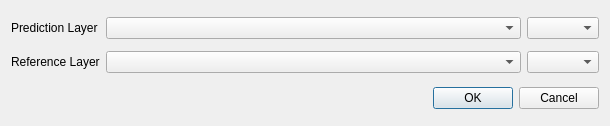
<?xml version="1.0" encoding="UTF-8"?>
<ui version="4.0">
 <class>VectorCompareDialogBase</class>
 <widget class="QDialog" name="VectorCompareDialogBase">
  <property name="geometry">
   <rect>
    <x>0</x>
    <y>0</y>
    <width>610</width>
    <height>126</height>
   </rect>
  </property>
  <property name="windowTitle">
   <string>Polygon Comparator</string>
  </property>
  <layout class="QGridLayout" name="gridLayout">
   <item row="1" column="2">
    <widget class="QComboBox" name="attributeReferenceCB"/>
   </item>
   <item row="3" column="1">
    <spacer name="horizontalSpacer">
     <property name="orientation">
      <enum>Qt::Horizontal</enum>
     </property>
     <property name="sizeHint" stdset="0">
      <size>
       <width>40</width>
       <height>2</height>
      </size>
     </property>
    </spacer>
   </item>
   <item row="0" column="0">
    <widget class="QLabel" name="label">
     <property name="toolTip">
      <string>targeted layer: considered as state 2</string>
     </property>
     <property name="text">
      <string>Prediction Layer</string>
     </property>
    </widget>
   </item>
   <item row="0" column="1">
    <widget class="QComboBox" name="targetLayerCB"/>
   </item>
   <item row="1" column="0">
    <widget class="QLabel" name="label_2">
     <property name="toolTip">
      <string>Reference layer: considered as state 1</string>
     </property>
     <property name="text">
      <string>Reference Layer</string>
     </property>
    </widget>
   </item>
   <item row="1" column="1">
    <widget class="QComboBox" name="referenceLayerCB"/>
   </item>
   <item row="0" column="2">
    <widget class="QComboBox" name="attributeTargetCB"/>
   </item>
   <item row="6" column="0" colspan="3">
    <widget class="QDialogButtonBox" name="button_box">
     <property name="orientation">
      <enum>Qt::Horizontal</enum>
     </property>
     <property name="standardButtons">
      <set>QDialogButtonBox::Cancel|QDialogButtonBox::Ok</set>
     </property>
    </widget>
   </item>
  </layout>
 </widget>
 <resources/>
 <connections>
  <connection>
   <sender>button_box</sender>
   <signal>accepted()</signal>
   <receiver>VectorCompareDialogBase</receiver>
   <slot>accept()</slot>
   <hints>
    <hint type="sourcelabel">
     <x>20</x>
     <y>20</y>
    </hint>
    <hint type="destinationlabel">
     <x>20</x>
     <y>20</y>
    </hint>
   </hints>
  </connection>
  <connection>
   <sender>button_box</sender>
   <signal>rejected()</signal>
   <receiver>VectorCompareDialogBase</receiver>
   <slot>reject()</slot>
   <hints>
    <hint type="sourcelabel">
     <x>20</x>
     <y>20</y>
    </hint>
    <hint type="destinationlabel">
     <x>20</x>
     <y>20</y>
    </hint>
   </hints>
  </connection>
 </connections>
</ui>
